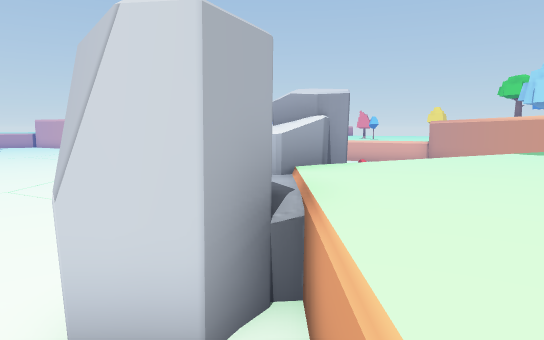
[1] (above)

24 first-person views from a walk through a scene from a Unity 3-D project. The camera is 1.4 m above the floor, tilts 6° down and sees 70° across. The floor is counted in squares, 1 m on a side. Each view is taken from the middle of a square. On the plan, view 1 faces up. The plan holds only what a view shows up to about 16 squares ahead; the rest is blank. The place goes on beyond the plan. The player is left out.

[2]
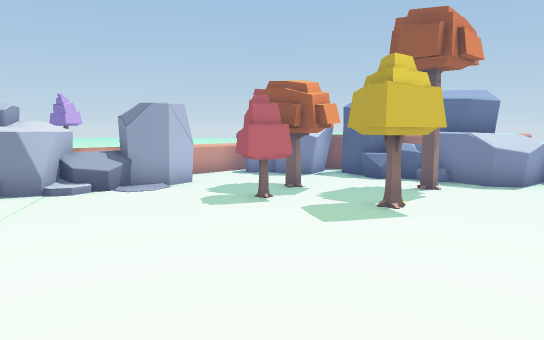

[3]
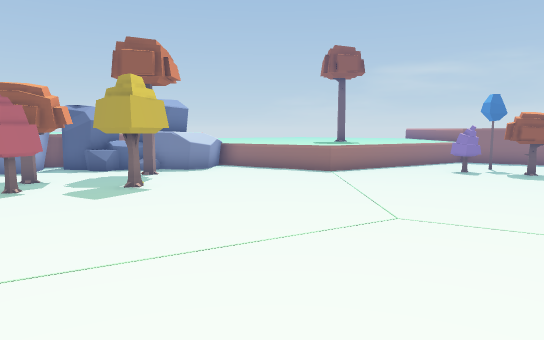

[4]
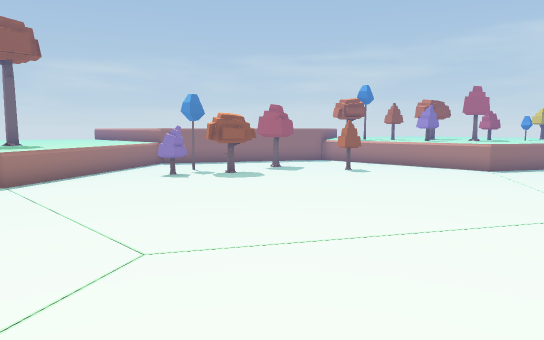

[5]
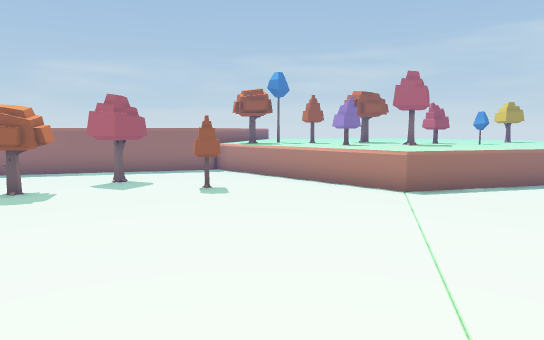

[6]
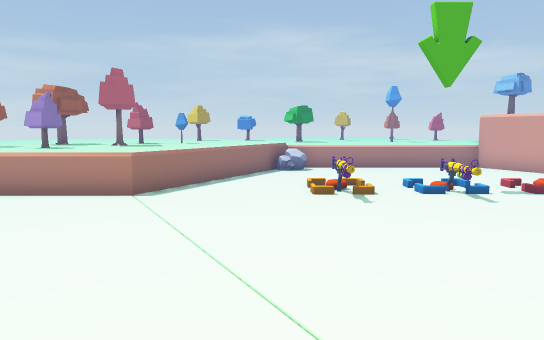

[7]
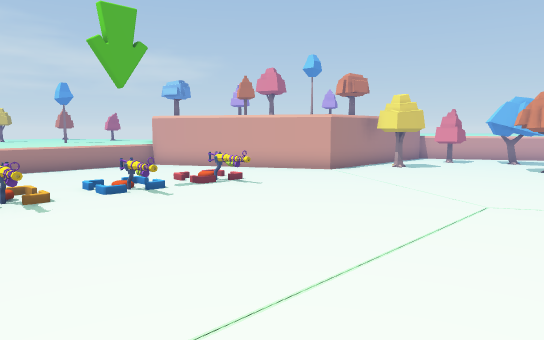

[8]
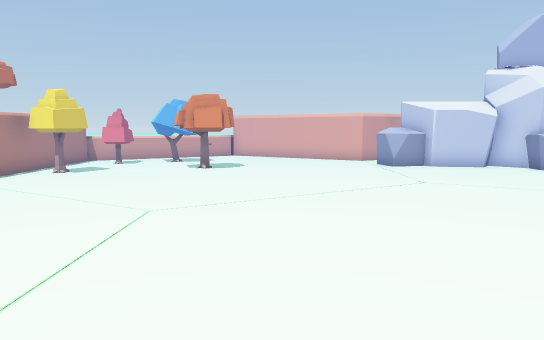

[9]
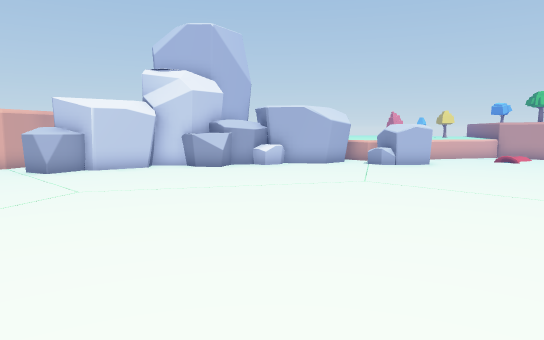

[10]
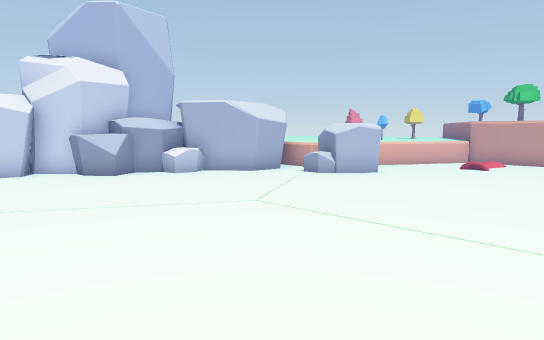

[11]
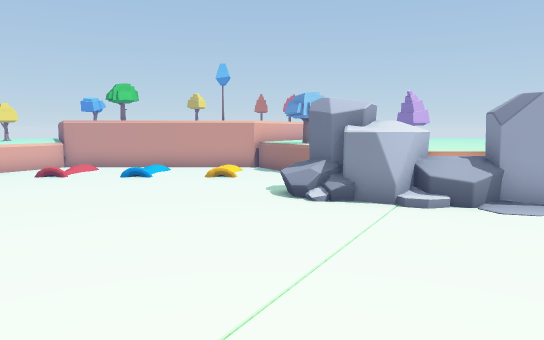

[12]
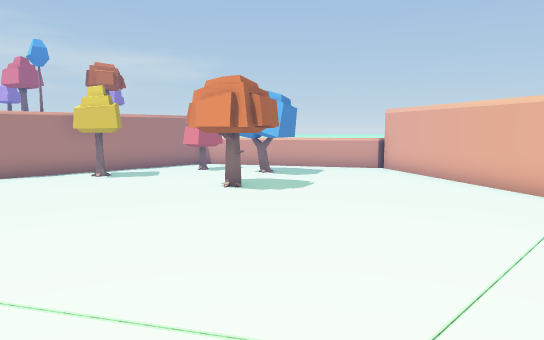

[13]
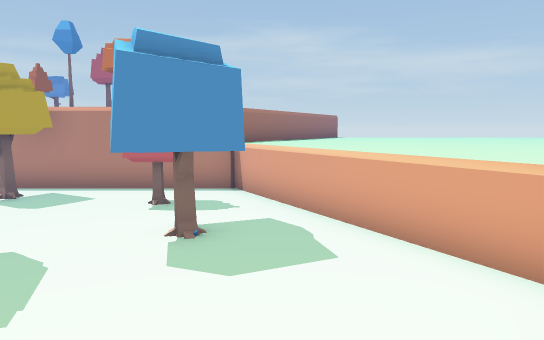

[14]
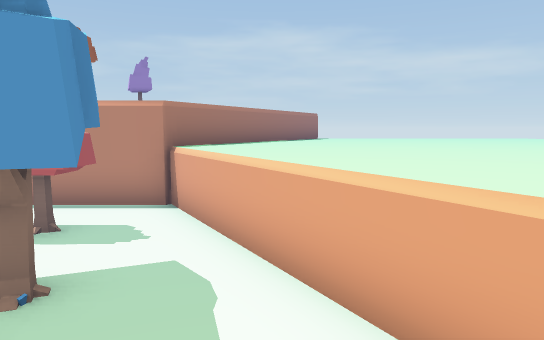

[15]
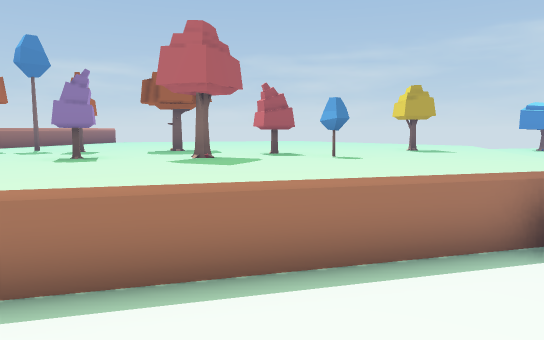

[16]
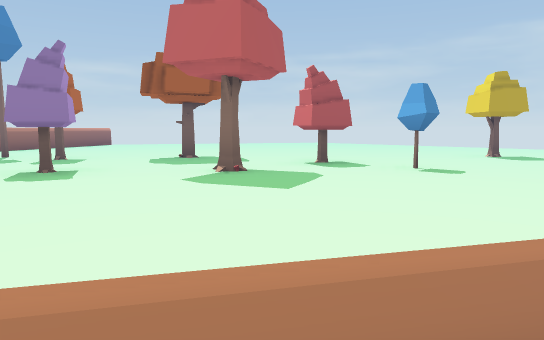

[17]
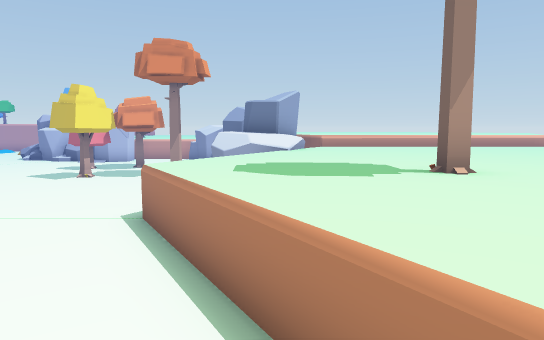

[18]
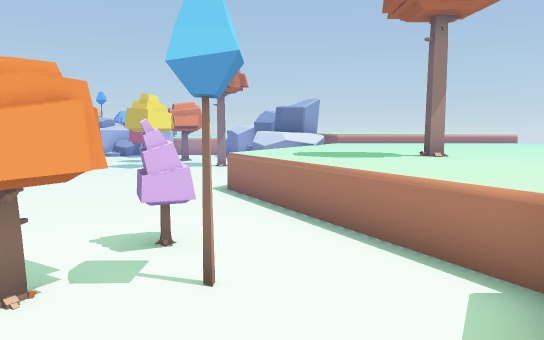

[19]
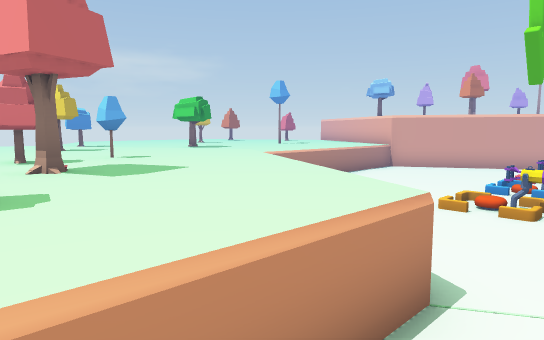

[20]
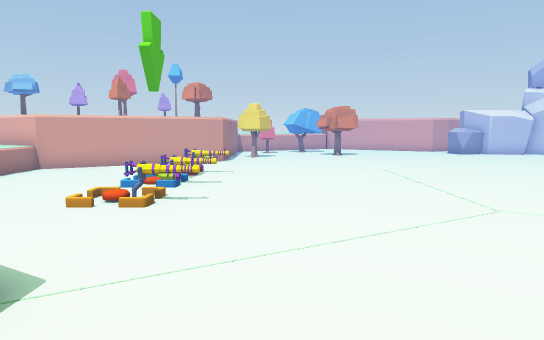

[21]
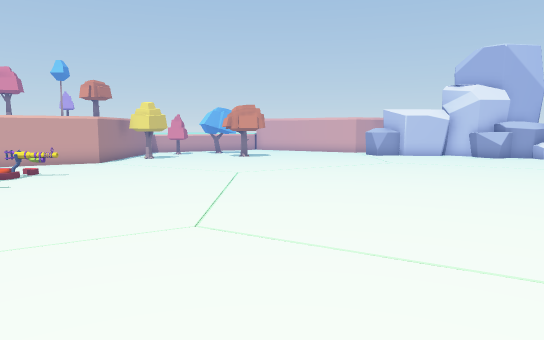

[22]
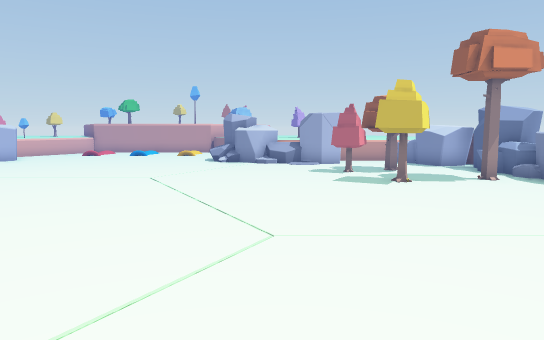

[23]
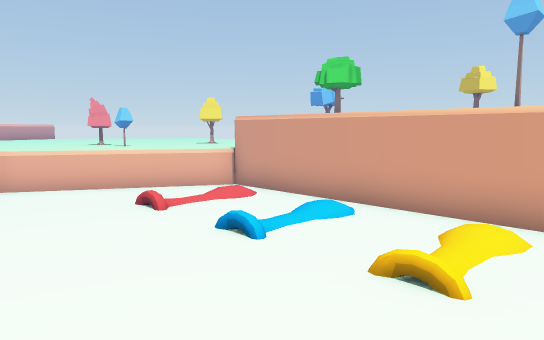

[24]
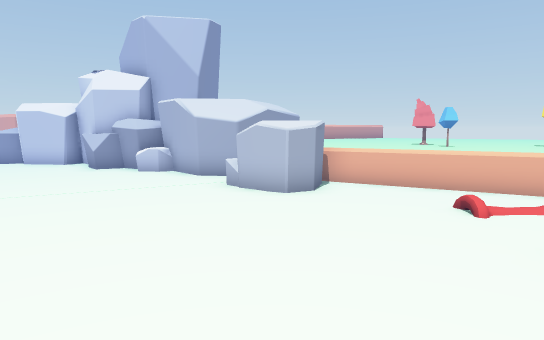

### Floor plan
Key: @ floor where view 1 was taken; # wall or solid block; x gap in a wall; . main floor; : floor 1 m higher than the main floor; / step, stairs or slope; = window, fence, low wall or low ledge; ^ raised ledge; T thing the floor can be seen under or through; C chair; W tower.
Columns run from 32 left of view 1 to 9 right of it. Each row starts with its distance up from view 1.
 32    ^^^^^^^^
 31    ^^^^^^^^^^^
 30   ^^^^^^^^^^^^##
 29   ^^^^^^^^^^^^.###
 28     ^^^^^^^^.....###
 27      ^^^^^.........####
 26        ^^..##........ #             ^
 25         ^.###........^#            ^^^
 24         ^.... #.....^^####         ^^^^^^^
 23         ^....##........####       ^^^^^^^^
 22         ^#...............^^##     ^^^^^^^^
 21         ^#..................^#  #^^^^^^^^^
 20         ^....................####^^^^^^^^^
 19        ^^........................^^^^^^^#^
 18      ^^#.......................^##^^^^^^^
 17 ^  ^^#.........................###..^^^^^
 16 ^^^^..................................^^
 15 ^^^.....C..............................^
 14 ^^^....................................^
 13 ^^^....................................^
 12 ^^^....WW...........................//.^
 11 ^^^....................................^
 10 ^^^....CC..............................^
  9  ^^=...................................^
  8 ^^^^.................................==^^
  7 ^^^^^...........................## .=##:=
  6 ^^^^^^^........................=## =##
  5 ^^^^^^^^.......................=#= ::
  4 ^^^^^^^^^......................#=:::##
  3 ^^^^^^^^^...................T..###::##
  2 ^^^^^^#^^................TTTTT...=:::::
  1 ^^^#^^^^^..#.............TTTTT...=   ::
  0 ^^^^^^^^^.....# ............T ..@=
 -1 ^^^^^^^#^..##x###.........#.. ^^^
 -2 ^^^^^^^^^.......#...^....=.^^#^
 -3 ^^^^^^^^ ^^.......^^^^^.^^#^##^^
 -4 ^^^^^^     ^^...^^^^^^^^^^### ^
 -5  ^^^        ^^.^^^^^^^^^^^#^^
 -6               ^^^^^^^^^^^^^ ^
 -7                 ^^^^^^^^^^^ ^
 -8                   ^^^^^^^^^ ^

Positions as (right, up) in squares from view 1, and headings:
1: (0, 0), facing up
2: (-10, 8), facing down-right
3: (-10, 11), facing down
4: (-10, 9), facing down-left
5: (-16, 9), facing down-left
6: (-16, 8), facing left
7: (-16, 8), facing up-left
8: (-16, 9), facing up
9: (-15, 10), facing up-right
10: (-11, 10), facing up-right
11: (-8, 8), facing right
12: (-11, 17), facing up-left
13: (-15, 27), facing left
14: (-17, 28), facing left
15: (-24, 9), facing down-left
16: (-25, 7), facing down-left
17: (-18, -4), facing right
18: (-21, -3), facing right
19: (-23, 2), facing up-left
20: (-22, 2), facing up
21: (-17, 3), facing up
22: (-17, 5), facing right
23: (0, 8), facing up-right
24: (0, 8), facing up
